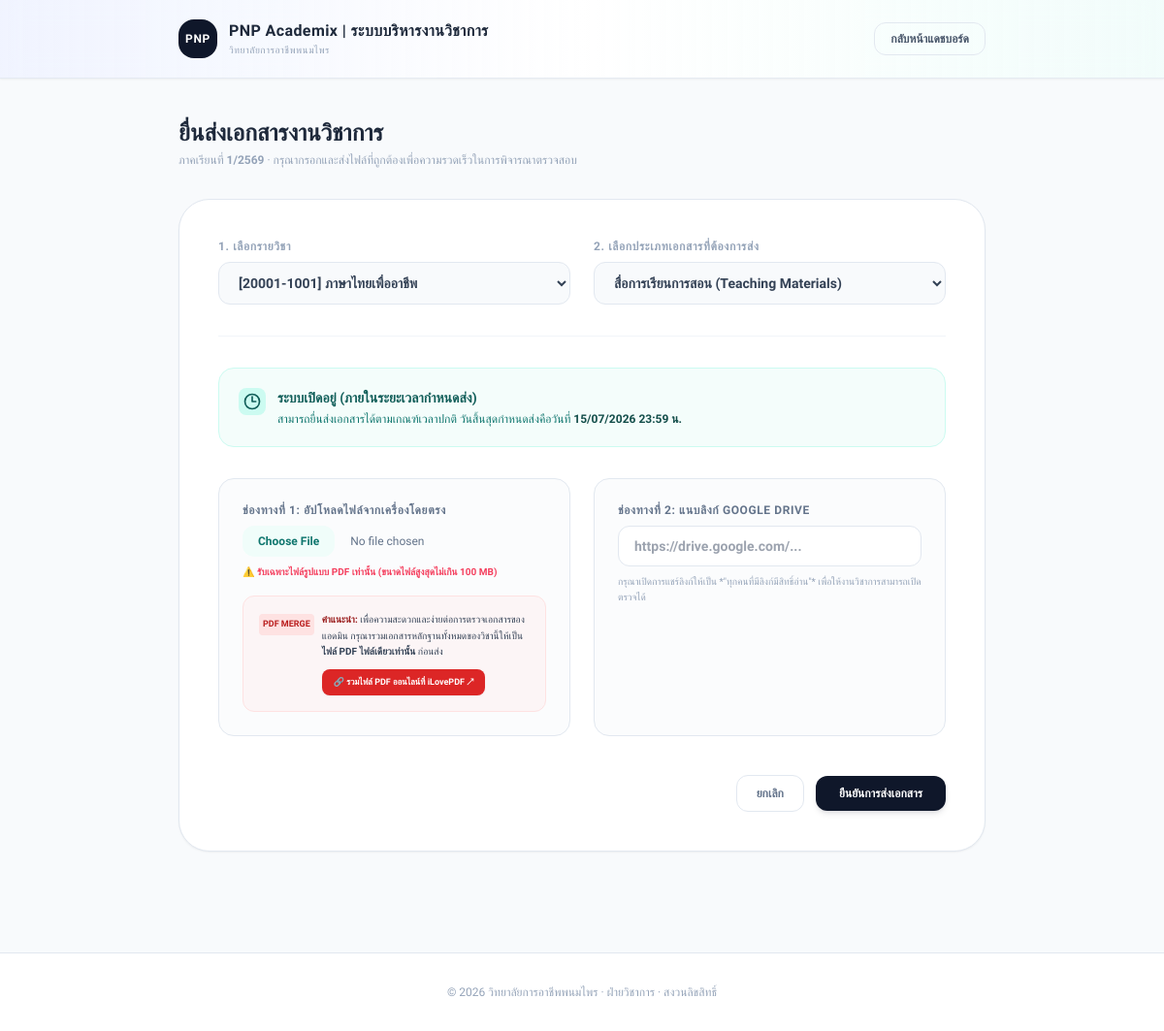
The app's page /teacher/submit.php?course_id=1&system_type=teaching_materials (signed in) with its own data.
### tables this page shows
CREATE TABLE `semesters` (
  `id` INT UNSIGNED NOT NULL AUTO_INCREMENT,
  `semester_name` VARCHAR(20) NOT NULL,
  `is_active` TINYINT(1) NOT NULL DEFAULT 0,
  `created_at` TIMESTAMP NOT NULL DEFAULT CURRENT_TIMESTAMP,
  `updated_at` TIMESTAMP NOT NULL DEFAULT CURRENT_TIMESTAMP ON UPDATE CURRENT_TIMESTAMP,
  PRIMARY KEY (`id`),
  UNIQUE KEY `uq_semesters_name` (`semester_name`),
  KEY `idx_semesters_is_active` (`is_active`)
);

CREATE TABLE `system_settings` (
  `id` INT UNSIGNED NOT NULL AUTO_INCREMENT,
  `system_type` ENUM('course_syllabus', 'lesson_plan', 'teaching_materials') NOT NULL,
  `semester_id` INT UNSIGNED NOT NULL,
  `deadline_date` DATETIME NOT NULL,
  `is_open` TINYINT(1) NOT NULL DEFAULT 1,
  `created_at` TIMESTAMP NOT NULL DEFAULT CURRENT_TIMESTAMP,
  `updated_at` TIMESTAMP NOT NULL DEFAULT CURRENT_TIMESTAMP ON UPDATE CURRENT_TIMESTAMP,
  PRIMARY KEY (`id`),
  UNIQUE KEY `uq_system_settings_type_semester` (`system_type`, `semester_id`),
  KEY `idx_system_settings_semester` (`semester_id`),
  CONSTRAINT `fk_system_settings_semester`
    FOREIGN KEY (`semester_id`) REFERENCES `semesters` (`id`)
    ON UPDATE CASCADE ON DELETE CASCADE
);

### teacher/submit.php (the view, shortened to what the rows shown need)
<?php
require_once dirname(__DIR__) . '/config.php';
$semester = $pdo->query('SELECT id, semester_name FROM semesters WHERE is_active = 1 LIMIT 1')->fetch();
$selectedCourseId = isset($_GET['course_id']) ? (int) $_GET['course_id'] : 0;
$selectedSystemType = isset($_GET['system_type']) ? $_GET['system_type'] : '';
$systemSetting = null;
$isOpen = false;
$isLate = false;
$deadlineStr = '-';
if ($selectedSystemType) {
    $stmt = $pdo->prepare('SELECT deadline_date, is_open FROM system_settings WHERE system_type = :system_type AND semester_id = :semester_id LIMIT 1');
    $stmt->execute([
        'system_type' => $selectedSystemType,
        'semester_id' => $semester['id']
    ]);
    $systemSetting = $stmt->fetch();
    if ($systemSetting) {
        $isOpen = (int)$systemSetting['is_open'] === 1;
        $deadlineTime = strtotime($systemSetting['deadline_date']);
        $isLate = time() > $deadlineTime;
        $deadlineStr = date('d/m/Y H:i', $deadlineTime);
    }
}
?>
<!doctype html>
<html lang="th">
<head>
    <script src="https://cdn.tailwindcss.com"></script>
</head>
<body class="bg-slate-50 text-slate-800 font-thai min-h-screen flex flex-col relative overflow-x-hidden">
<main class="flex-1 max-w-4xl w-full mx-auto px-4 sm:px-6 lg:px-8 py-10">
    <div class="mb-8">
        <h1 class="text-xl sm:text-2xl font-black text-slate-800">ยื่นส่งเอกสารงานวิชาการ</h1>
        <p class="text-xs text-slate-400 font-medium mt-1">
            ภาคเรียนที่ <span class="text-indigo-650 font-bold"><?= e($semester['semester_name']); ?></span> &middot; กรุณากรอกและส่งไฟล์ที่ถูกต้องเพื่อความรวดเร็วในการพิจารณาตรวจสอบ
        </p>
    </div>
    <div class="bg-white border border-slate-200 rounded-[32px] p-6 sm:p-10 shadow-sm">
        <?php if ($selectedCourseId && $selectedSystemType): ?>
            <div class="mb-8">
                <?php if ($systemSetting): ?>
                    <?php if ($isOpen): ?>
                        <?php if ($isLate): ?>
                            <div class="bg-amber-50 border border-amber-200 rounded-2xl p-5 text-amber-800">
                                <div class="flex items-start gap-3">
                                    <span class="p-1 rounded-lg bg-amber-100 text-amber-700">
                                        <svg class="w-5 h-5" fill="none" stroke="currentColor" stroke-width="2" viewBox="0 0 24 24"><path stroke-linecap="round" stroke-linejoin="round" d="M12 6v6h4.5m4.5 0a9 9 0 11-18 0 9 9 0 0118 0z"/></svg>
                                    </span>
                                    <div>
                                        <h4 class="text-xs sm:text-sm font-black">เลยกำหนดระยะเวลาปิดระบบส่งงาน (ส่งล่าช้า)</h4>
                                        <p class="text-[11px] sm:text-xs text-amber-700 font-medium mt-1 leading-relaxed">
                                            ระบบยังอนุญาตให้ท่านยื่นส่งเอกสารได้ตามปกติหลังเวลาเดดไลน์ (<?= $deadlineStr; ?> น.) แต่ระบบจะทำการไฮไลต์บันทึกประวัติการส่งเป็น **"ส่งล่าช้า"** โดยอัตโนมัติเพื่อประกอบการพิจารณาครับ
                                        </p>
                                    </div>
                                </div>
                            </div>
                        <?php else: ?>
                            <div class="bg-teal-50/70 border border-teal-100 rounded-2xl p-5 text-teal-800">
                                <div class="flex items-start gap-3">
                                    <span class="p-1 rounded-lg bg-teal-100 text-teal-700">
                                        <svg class="w-5 h-5 text-teal-800" fill="none" stroke="currentColor" stroke-width="2" viewBox="0 0 24 24"><path stroke-linecap="round" stroke-linejoin="round" d="M12 6v6h4.5m4.5 0a9 9 0 11-18 0 9 9 0 0118 0z"/></svg>
                                    </span>
                                    <div>
                                        <h4 class="text-xs sm:text-sm font-black">ระบบเปิดอยู่ (ภายในระยะเวลากำหนดส่ง)</h4>
                                        <p class="text-[11px] sm:text-xs text-teal-700 font-medium mt-1 leading-relaxed">
                                            สามารถยื่นส่งเอกสารได้ตามเกณฑ์เวลาปกติ วันสิ้นสุดกำหนดส่งคือวันที่ <span class="font-black text-teal-900"><?= $deadlineStr; ?> น.</span>
                                        </p>
                                    </div>
                                </div>
                            </div>
                        <?php endif; ?>
                    <?php endif; ?>
                <?php endif; ?>
            </div>
            <form method="post" action="submit.php?course_id=<?= $selectedCourseId; ?>&system_type=<?= $selectedSystemType; ?>" enctype="multipart/form-data" class="space-y-6">
                <div class="grid gap-6 md:grid-cols-2">
                    <div class="border border-slate-200 rounded-2xl p-6 bg-slate-50/50 hover:bg-slate-50 transition relative flex flex-col justify-between">
                        <div>
                            <label class="block text-xs font-bold text-slate-500 uppercase tracking-wider mb-2">ช่องทางที่ 1: อัปโหลดไฟล์จากเครื่องโดยตรง</label>
                            <input type="file" name="file_upload" id="file_upload" accept="application/pdf"
                                   class="w-full text-xs text-slate-500 file:mr-4 file:py-2 file:px-4 file:rounded-xl file:border-0 file:text-xs file:font-black file:bg-teal-50 file:text-teal-700 hover:file:bg-teal-100 transition cursor-pointer"
                                   <?= !$isOpen ? 'disabled' : ''; ?>>
                            <p class="text-[10px] text-rose-500 font-bold mt-2 leading-relaxed">
                                ⚠️ รับเฉพาะไฟล์รูปแบบ PDF เท่านั้น (ขนาดไฟล์สูงสุดไม่เกิน 100 MB)
                            </p>
                        </div>
                        <div class="mt-4 p-4 rounded-xl bg-red-50/60 border border-red-100 text-slate-700">
                            <div class="flex items-start gap-2">
                                <span class="p-1 rounded bg-red-100 text-red-700 text-[9px] font-black shrink-0 mt-0.5 uppercase">PDF Merge</span>
                                <div class="text-[10px] leading-relaxed">
                                    <span class="font-bold text-red-800">คำแนะนำ:</span> เพื่อความสะดวกและง่ายต่อการตรวจเอกสารของแอดมิน กรุณารวมเอกสารหลักฐานทั้งหมดของวิชานี้ให้เป็น <b>ไฟล์ PDF ไฟล์เดียวเท่านั้น</b> ก่อนส่ง
                                    <?php if ($isOpen): ?>
                                        <div class="mt-2.5">
                                            <a href="https://www.ilovepdf.com/merge_pdf" target="_blank"
                                               class="inline-flex items-center gap-1.5 px-3 py-1.5 bg-red-600 hover:bg-red-700 active:scale-[0.97] text-white text-[9px] font-black rounded-lg transition shadow-sm no-underline">
                                                <span>🔗 รวมไฟล์ PDF ออนไลน์ที่ iLovePDF ↗</span>
                                            </a>
                                        </div>
                                    <?php endif; ?>
                                </div>
                            </div>
                        </div>
                    </div>
                    <div class="border border-slate-200 rounded-2xl p-6 bg-slate-50/50 hover:bg-slate-50 transition">
                        <label class="block text-xs font-bold text-slate-500 uppercase tracking-wider mb-2" for="drive_link">ช่องทางที่ 2: แนบลิงก์ Google Drive</label>
                        <input type="url" name="drive_link" id="drive_link" placeholder="https://drive.google.com/..."
                               class="w-full px-4 py-2.5 bg-white border border-slate-200 rounded-xl text-xs sm:text-sm font-semibold text-slate-700 focus:outline-none focus:border-teal-700 transition"
                               <?= !$isOpen ? 'disabled' : ''; ?>>
                        <p class="text-[10px] text-slate-400 font-medium mt-2 leading-relaxed">
                            กรุณาเปิดการแชร์ลิงก์ให้เป็น *"ทุกคนที่มีลิงก์มีสิทธิ์อ่าน"* เพื่อให้งานวิชาการสามารถเปิดตรวจได้
                        </p>
                    </div>
                </div>
                <div class="pt-4 flex items-center justify-end gap-3">
                    <a href="dashboard.php" class="px-5 py-2.5 border border-slate-200 hover:bg-slate-50 text-slate-500 text-xs font-bold rounded-xl transition">
                        ยกเลิก
                    </a>
                    <button type="submit"
                            class="px-6 py-2.5 text-xs font-black text-white bg-slate-900 hover:bg-slate-800 disabled:bg-slate-200 disabled:text-slate-400 disabled:cursor-not-allowed rounded-xl transition shadow-md shadow-slate-900/10"
                            <?= !$isOpen ? 'disabled' : ''; ?>>
                        ยืนยันการส่งเอกสาร
                    </button>
                </div>
            </form>
        <?php endif; ?>
    </div>
</main>
</body>
</html>

### records on screen
semesters: semester_name "1/2569"
system_settings: deadline_date "15/07/2026 23:59"

### other values on screen
$branding['logo_text'] "PNP"
$branding['system_name'] "PNP Academix | ระบบบริหารงานวิชาการ"
$branding['college_name'] "วิทยาลัยการอาชีพพนมไพร"
form field system_type "สื่อการเรียนการสอน (Teaching Materials)"
